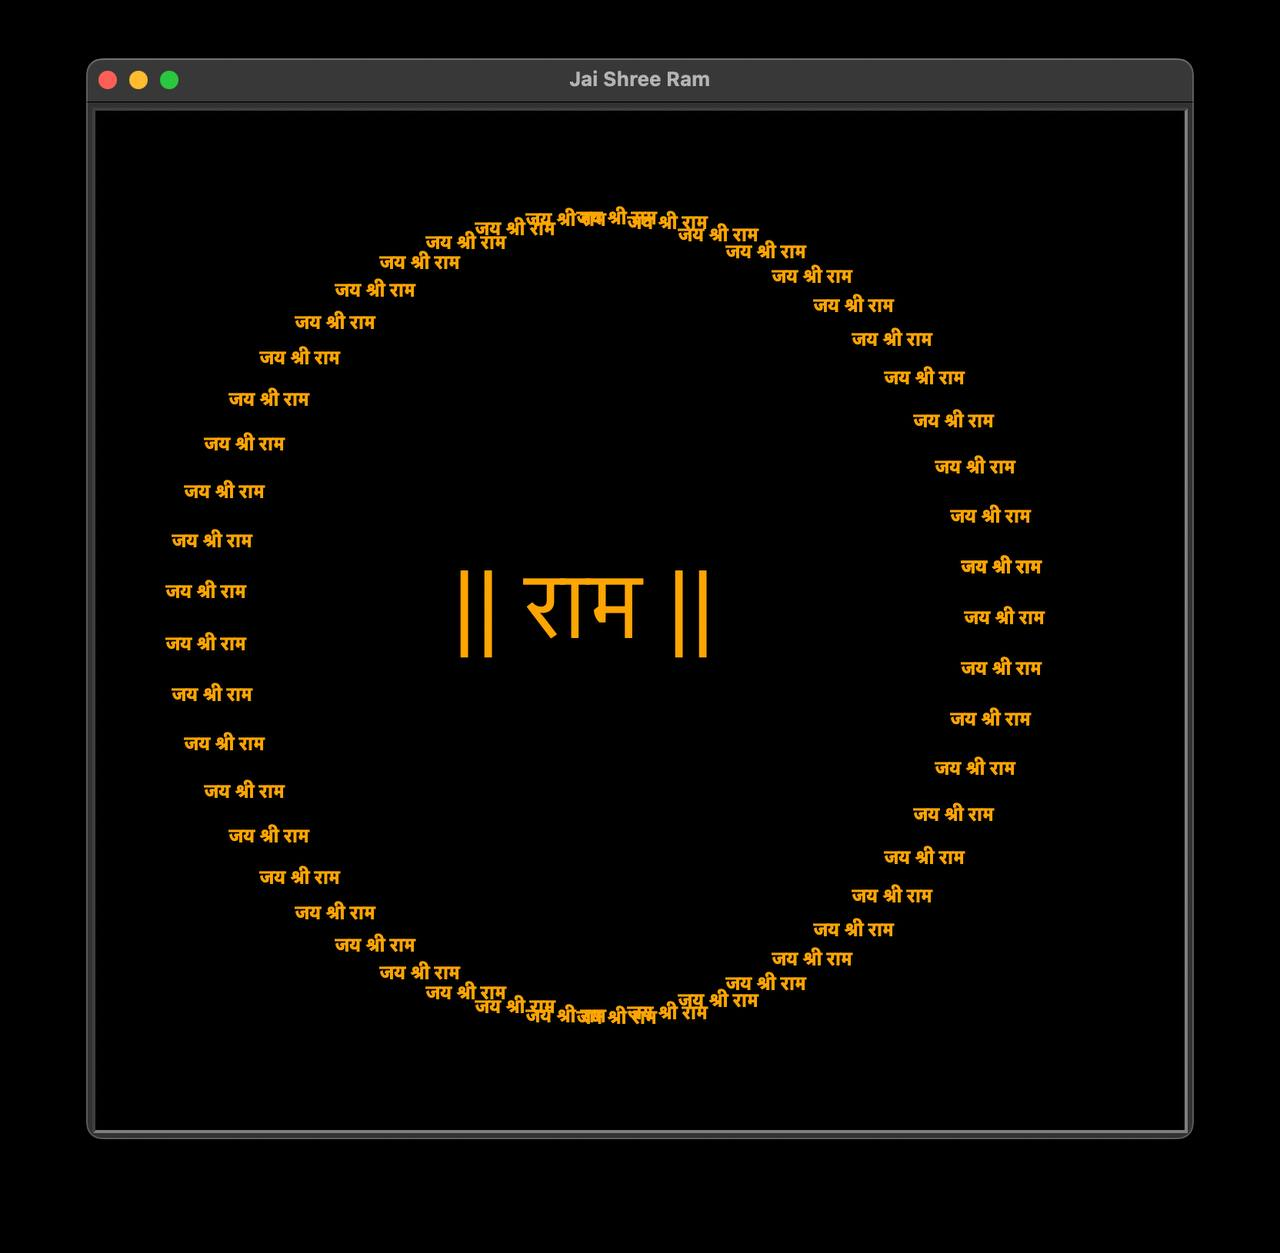

This figure's Python source:
#By - VinsmokeSomya 

from turtle import* 
title('Jai Shree Ram')
bgcolor('black')
pensize(6)
pencolor("orange")

Ram_naam = ["जय श्री राम","जय श्री राम","जय श्री राम",
"जय श्री राम","जय श्री राम","जय श्री राम","जय श्री राम",
"जय श्री राम","जय श्री राम","जय श्री राम","जय श्री राम",
"जय श्री राम","जय श्री राम","जय श्री राम","जय श्री राम",
"जय श्री राम","जय श्री राम","जय श्री राम","जय श्री राम",
"जय श्री राम","जय श्री राम","जय श्री राम","जय श्री राम",
"जय श्री राम","जय श्री राम","जय श्री राम","जय श्री राम",
"जय श्री राम","जय श्री राम","जय श्री राम","जय श्री राम",
"जय श्री राम","जय श्री राम","जय श्री राम","जय श्री राम",
"जय श्री राम","जय श्री राम","जय श्री राम","जय श्री राम",
"जय श्री राम","जय श्री राम","जय श्री राम","जय श्री राम",
"जय श्री राम","जय श्री राम","जय श्री राम","जय श्री राम",
"जय श्री राम","जय श्री राम","जय श्री राम","जय श्री राम",
"जय श्री राम","जय श्री राम","जय श्री राम","जय श्री राम",
"जय श्री राम","जय श्री राम"]

angle = 360/49
penup()
sety(-1)
for i in range(50):
    left(angle)
    forward(260)
    write(Ram_naam[i], align="right",
    font=('Arial',12,"bold"))
    backward(260)


penup()    
goto(-40,-20)
pendown()
write("|| राम ||", font=("Arial", 60,
"normal"), align="center")
hideturtle()
done()
